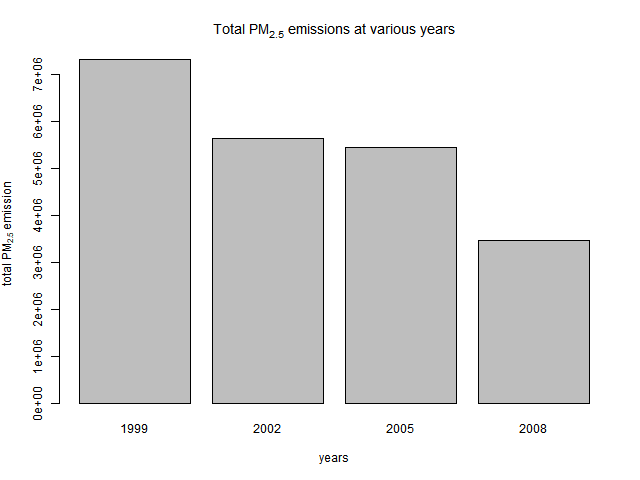

Here is the R script that generated this plot:
# open device
if(!file.exists('figures')) dir.create('figures')
png(filename = './figures/plot1.png', width = 640, height = 480, units='px')

# Have total emissions from PM2.5 decreased in the United States from 1999 to 2008? 
# Using the base plotting system, make a plot showing the total PM2.5 emission from all sources 
# for each of the years 1999, 2002, 2005, and 2008.

# plot figure
aggregatedTotalByYear <- aggregate(Emissions ~ year, NEI, sum)
barplot(height=aggregatedTotalByYear$Emissions, names.arg=aggregatedTotalByYear$year, xlab="years", ylab=expression('total PM'[2.5]*' emission'),main=expression('Total PM'[2.5]*' emissions at various years'))

# close device
dev.off()
